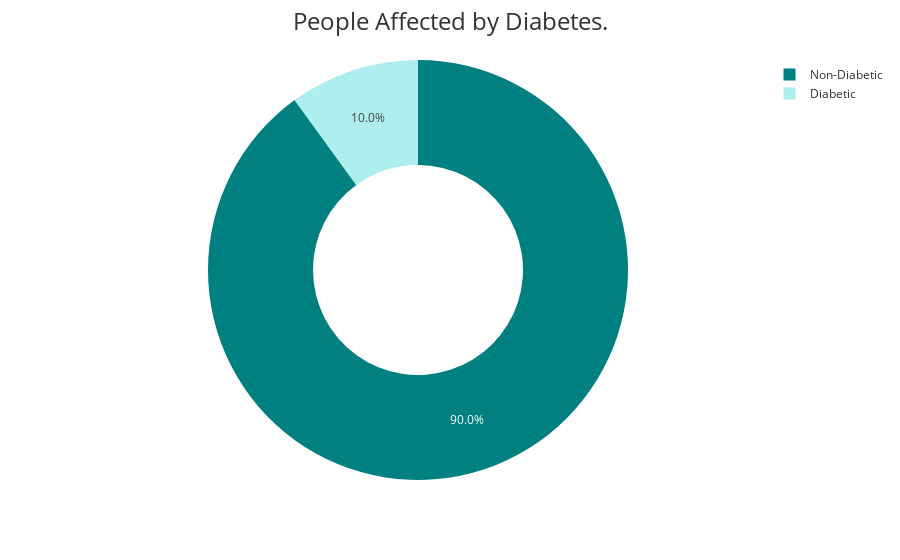

The cell this chart's notebook holds for it:
### Code cell
#donut chart to visualize the frequency of outcomes(0 & 1) in the dataset
outcome_frequency = data['diabetes'].value_counts() #returns total 0's and 1's
outcome_frequency.index = ['Non-Diabetic', 'Diabetic']  # replace 0 and 1 with text labels
colors=['teal','paleturquoise']
figure = px.pie(outcome_frequency, values=outcome_frequency.values, names=outcome_frequency.index,
             hole=0.5, color=outcome_frequency.index, color_discrete_sequence=colors)
figure.update_layout(title='People Affected by Diabetes.',
                  plot_bgcolor='#FFFFFF',
                  paper_bgcolor='#FFFFFF',
                  font_color='#333333',
                  title_x=0.5,
                  title_font_size=24)
figure.update_traces(texttemplate='%{percent:.1%}', textposition='inside')
figure.show()

### Figure 1 — Plotly figure (JSON) as saved in the notebook; plotly's stock layout.template omitted (floating-point values rounded to 4 significant figures)
{"data": [{"customdata": [["Non-Diabetic"], ["Diabetic"]], "domain": {"x": [0, 1], "y": [0, 1]}, "hole": 0.5, "hovertemplate": "index=%{customdata[0]}<br>value=%{value}<extra></extra>", "labels": ["Non-Diabetic", "Diabetic"], "legendgroup": "", "marker": {"colors": ["teal", "paleturquoise"]}, "name": "", "showlegend": true, "textposition": "inside", "texttemplate": "%{percent:.1%}", "type": "pie", "values": [450, 50]}], "layout": {"font": {"color": "#333333"}, "legend": {"tracegroupgap": 0}, "margin": {"t": 60}, "paper_bgcolor": "#FFFFFF", "piecolorway": ["teal", "paleturquoise"], "plot_bgcolor": "#FFFFFF", "title": {"font": {"size": 24}, "text": "People Affected by Diabetes.", "x": 0.5}}}
